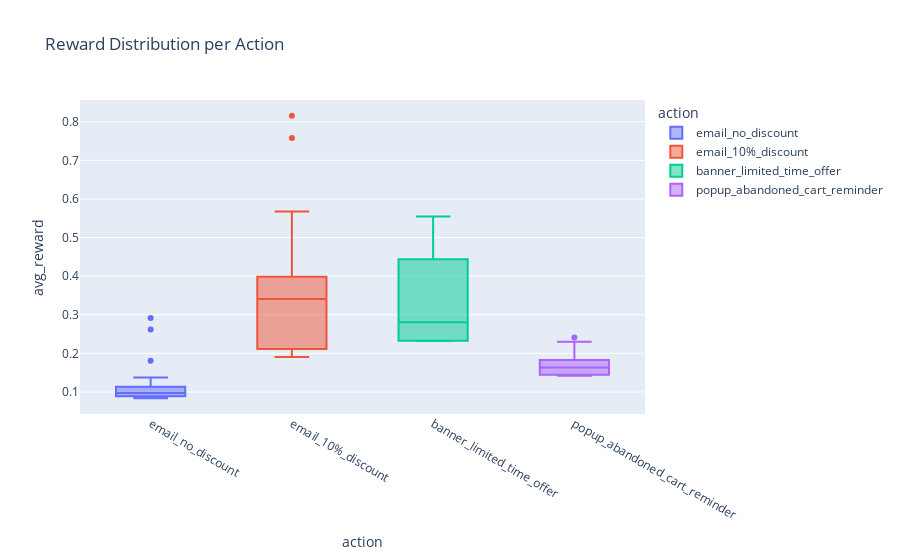

The cell this chart's notebook holds for it:
### Code cell
# Plot action reward comparison
fig3 = px.box(
    history_df,
    x='action',
    y='avg_reward',
    color='action',
    title='Reward Distribution per Action'
)

fig3.show()

### Figure 1 — Plotly figure (JSON) as saved in the notebook; plotly's stock layout.template omitted (floating-point values rounded to 4 significant figures)
{"data": [{"alignmentgroup": "True", "hovertemplate": "action=%{x}<br>avg_reward=%{y}<extra></extra>", "legendgroup": "email_no_discount", "marker": {"color": "#636efa"}, "name": "email_no_discount", "notched": false, "offsetgroup": "email_no_discount", "orientation": "v", "showlegend": true, "type": "box", "x": ["email_no_discount", "email_no_discount", "email_no_discount", "email_no_discount", "email_no_discount", "email_no_discount", "email_no_discount", "email_no_discount", "email_no_discount", "email_no_discount", "email_no_discount", "email_no_discount", "email_no_discount", "email_no_discount", "email_no_discount", "email_no_discount", "email_no_discount", "email_no_discount", "email_no_discount", "email_no_discount", "email_no_discount", "email_no_discount", "email_no_discount", "email_no_discount", "email_no_discount", "email_no_discount", "email_no_discount", "email_no_discount"], "x0": " ", "xaxis": "x", "y": [0.2915, 0.2621, 0.181, 0.1375, 0.1286, 0.1254, 0.1159, 0.1115, 0.1071, 0.1049, 0.1033, 0.1003, 0.09958, 0.09738, 0.09561, 0.09342, 0.09176, 0.08932, 0.08707, 0.08545, 0.08376, 0.08355, 0.0967, 0.09469, 0.09042, 0.08822, 0.08674, 0.08514], "y0": " ", "yaxis": "y"}, {"alignmentgroup": "True", "hovertemplate": "action=%{x}<br>avg_reward=%{y}<extra></extra>", "legendgroup": "email_10%_discount", "marker": {"color": "#EF553B"}, "name": "email_10%_discount", "notched": false, "offsetgroup": "email_10%_discount", "orientation": "v", "showlegend": true, "type": "box", "x": ["email_10%_discount", "email_10%_discount", "email_10%_discount", "email_10%_discount", "email_10%_discount", "email_10%_discount", "email_10%_discount", "email_10%_discount", "email_10%_discount", "email_10%_discount", "email_10%_discount", "email_10%_discount", "email_10%_discount", "email_10%_discount", "email_10%_discount", "email_10%_discount", "email_10%_discount", "email_10%_discount", "email_10%_discount", "email_10%_discount", "email_10%_discount", "email_10%_discount", "email_10%_discount", "email_10%_discount", "email_10%_discount", "email_10%_discount", "email_10%_discount", "email_10%_discount"], "x0": " ", "xaxis": "x", "y": [0.8158, 0.7579, 0.5674, 0.5367, 0.5376, 0.424, 0.3979, 0.3979, 0.3979, 0.3986, 0.3988, 0.3819, 0.3836, 0.3409, 0.3413, 0.3093, 0.2843, 0.2534, 0.2308, 0.216, 0.2037, 0.1903, 0.233, 0.2072, 0.1913, 0.1915, 0.192, 0.1931], "y0": " ", "yaxis": "y"}, {"alignmentgroup": "True", "hovertemplate": "action=%{x}<br>avg_reward=%{y}<extra></extra>", "legendgroup": "banner_limited_time_offer", "marker": {"color": "#00cc96"}, "name": "banner_limited_time_offer", "notched": false, "offsetgroup": "banner_limited_time_offer", "orientation": "v", "showlegend": true, "type": "box", "x": ["banner_limited_time_offer", "banner_limited_time_offer", "banner_limited_time_offer", "banner_limited_time_offer", "banner_limited_time_offer", "banner_limited_time_offer", "banner_limited_time_offer", "banner_limited_time_offer", "banner_limited_time_offer", "banner_limited_time_offer", "banner_limited_time_offer", "banner_limited_time_offer", "banner_limited_time_offer", "banner_limited_time_offer", "banner_limited_time_offer", "banner_limited_time_offer", "banner_limited_time_offer", "banner_limited_time_offer", "banner_limited_time_offer", "banner_limited_time_offer", "banner_limited_time_offer", "banner_limited_time_offer", "banner_limited_time_offer", "banner_limited_time_offer", "banner_limited_time_offer", "banner_limited_time_offer", "banner_limited_time_offer", "banner_limited_time_offer"], "x0": " ", "xaxis": "x", "y": [0.5205, 0.5545, 0.4575, 0.4428, 0.4438, 0.444, 0.4443, 0.4444, 0.4444, 0.3943, 0.3213, 0.2803, 0.2721, 0.2511, 0.2332, 0.2319, 0.2319, 0.2319, 0.2319, 0.2319, 0.2319, 0.2324, 0.2806, 0.2835, 0.2835, 0.254, 0.2415, 0.2426], "y0": " ", "yaxis": "y"}, {"alignmentgroup": "True", "hovertemplate": "action=%{x}<br>avg_reward=%{y}<extra></extra>", "legendgroup": "popup_abandoned_cart_reminder", "marker": {"color": "#ab63fa"}, "name": "popup_abandoned_cart_reminder", "notched": false, "offsetgroup": "popup_abandoned_cart_reminder", "orientation": "v", "showlegend": true, "type": "box", "x": ["popup_abandoned_cart_reminder", "popup_abandoned_cart_reminder", "popup_abandoned_cart_reminder", "popup_abandoned_cart_reminder", "popup_abandoned_cart_reminder", "popup_abandoned_cart_reminder", "popup_abandoned_cart_reminder", "popup_abandoned_cart_reminder", "popup_abandoned_cart_reminder", "popup_abandoned_cart_reminder", "popup_abandoned_cart_reminder", "popup_abandoned_cart_reminder", "popup_abandoned_cart_reminder", "popup_abandoned_cart_reminder", "popup_abandoned_cart_reminder", "popup_abandoned_cart_reminder", "popup_abandoned_cart_reminder", "popup_abandoned_cart_reminder", "popup_abandoned_cart_reminder", "popup_abandoned_cart_reminder", "popup_abandoned_cart_reminder", "popup_abandoned_cart_reminder", "popup_abandoned_cart_reminder", "popup_abandoned_cart_reminder", "popup_abandoned_cart_reminder", "popup_abandoned_cart_reminder", "popup_abandoned_cart_reminder", "popup_abandoned_cart_reminder"], "x0": " ", "xaxis": "x", "y": [0.2269, 0.2413, 0.23, 0.2304, 0.2124, 0.21, 0.1891, 0.177, 0.1651, 0.1553, 0.1499, 0.1508, 0.1452, 0.1441, 0.1443, 0.1445, 0.1445, 0.1445, 0.1445, 0.1445, 0.1445, 0.1422, 0.1665, 0.1651, 0.1651, 0.1656, 0.1661, 0.1621], "y0": " ", "yaxis": "y"}], "layout": {"boxmode": "overlay", "legend": {"title": {"text": "action"}, "tracegroupgap": 0}, "title": {"text": "Reward Distribution per Action"}, "xaxis": {"anchor": "y", "categoryarray": ["email_no_discount", "email_10%_discount", "banner_limited_time_offer", "popup_abandoned_cart_reminder"], "categoryorder": "array", "domain": [0, 1], "title": {"text": "action"}}, "yaxis": {"anchor": "x", "domain": [0, 1], "title": {"text": "avg_reward"}}}}
